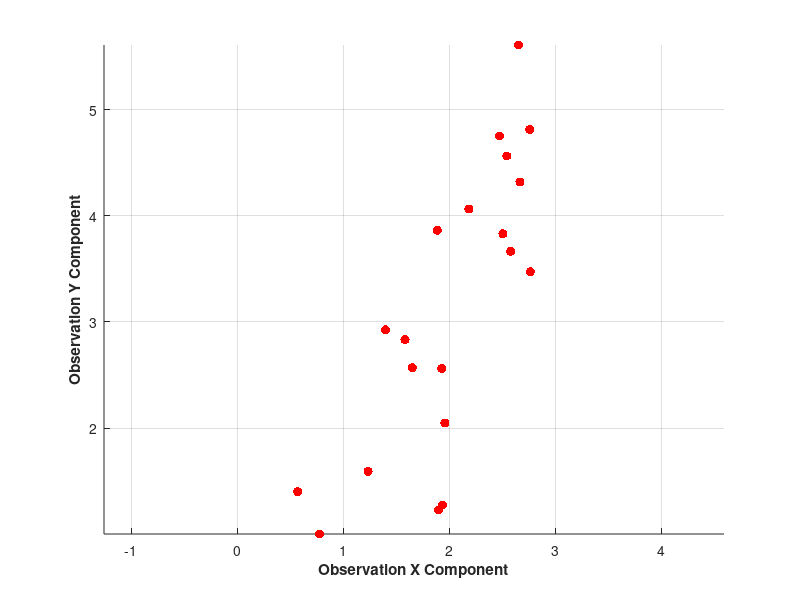
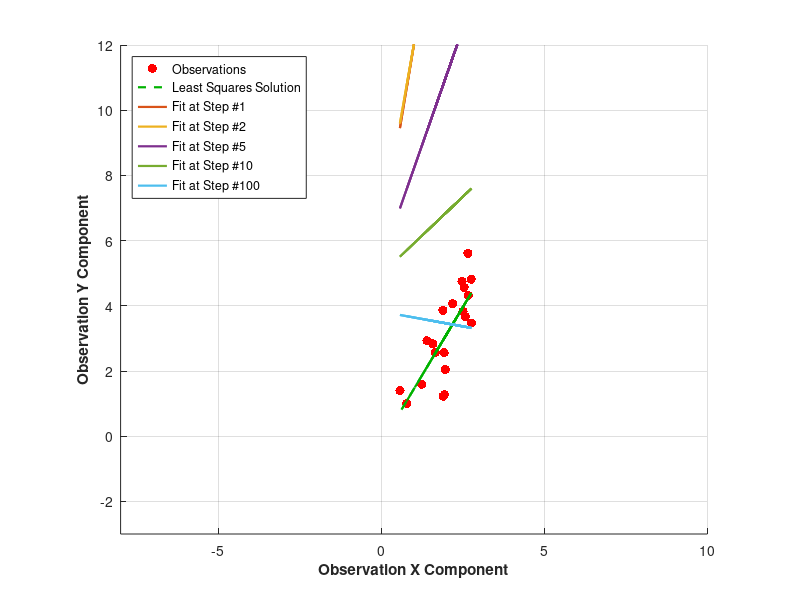

Recreate these plots in MATLAB, in order. (Note: this script raises an error after producing the figures.)
% Based on Fall 2016 ENGS 199-01 (Data Assimilation Methods, Visiting Prof. Ryan McGranahan) HW #4 - Problem #1
% Generate a point cloud of data, then fit a line to it with linear least
% squares. Evaluate solution analytically and with gradient descent.

% restart
close all; clear; clc;
rng default;

% options
grad_type = 'stochastic';   %'descent','coord','stochastic'
numobs = 20;
mu = [2,3];
varx = 1;
vary = 3;
mLim = [-3 7];
bLim = [-3 8];
mStep = 0.5;
bStep = 0.5;
gStep = 0.001;
plotIters = [1, 2, 5, 10, 100];

% generate observations
covxy_max = sqrt(varx*vary);   % corresponds to corr(x,y) = 1; limit here is sqrt(3) = 1.7321
% covxy = covxy_max;
covxy = 1.5;
sigma = [varx,covxy;covxy,vary];
r = mvnrnd(mu,sigma,numobs);
obs_x = r(:,1); obs_y = r(:,2);

% compute least squares solution
H = [ones(size(obs_x)) obs_x];
xLS = inv(H'*H)*H'*obs_y;   % alternatively xLS = H\obs_y
JLS = (obs_y-H*xLS)'*(obs_y-H*xLS);

% compute error surface (i.e. cost function)
m = mLim(1):mStep:mLim(end);
b = bLim(1):bStep:bLim(end);
J = ones(length(b),length(m));
for thisBIdx = 1:length(b)
    for thisMIdx = 1:length(m)
        thisB = b(thisBIdx);
        thisM = m(thisMIdx);
        thisX = [thisB thisM]'; 
        J(thisBIdx,thisMIdx) = (obs_y-H*thisX)'*(obs_y-H*thisX);
    end
end
[Jm,Jb] = gradient(J); % used to construct quiver plot

% plot observations
for i = 1:2
    figure;
    hold on; grid on;
    ph0 = plot(obs_x,obs_y,'r.','MarkerSize',20);
    xlabel('\bfObservation X Component');
    ylabel('\bfObservation Y Component');
    axis equal;
end

% plot least squares solution
yLS = H*xLS;
ph0(end+1) = plot(obs_x,yLS,'--','Color',[0 0.7 0],'LineWidth',1.6);
legStr = {'Observations','Least Squares Solution'};

% initial conditions
x0 = [-1 5]';
x0 = [6 6]';
J0 = (obs_y-H*x0)'*(obs_y-H*x0);
data = [x0' J0];

% now we repurpose x to be our vector of unknown states [b, m]
x = x0;

% iterate through gradient descent in a rudimentary fashion
% note: this implementation does NOT change the step size / learning rate
% (gStep) but ideally it would do a line/ray search to optimize the step size
% at each iteration
for iter = 1:5000
    
    % compute the local gradient
    % if we didn't have an analytical expression
    % we could do this emperically by takings steps
    % and approximating the local gradient
    grad = -2*H'*obs_y+2*H'*H*x; % [b,m]' ... just the gradient of the cost function J = (Hx-y)'*(Hx-y)
    
    % change gradient if using coordinate or stochastic gradient descent
    switch grad_type
        case 'descent'
            grad_adj = grad;
        case 'coordinate'
            grad_adj = grad.*[mod(iter,2) mod(iter+1,2)]';
        case 'stochastic'
            theta = pi*rand;
            v = [cos(theta); sin(theta)];
            grad_adj = dot(grad,v)*v;
        otherwise
            error('Invalid gradient type!');
    end
    
    % take a step and compute the cost at the new location
    x = x - gStep * grad_adj;
    thisJ = (obs_y-H*x)'*(obs_y-H*x);
    
    % store data
    data(end+1,:) = [x' thisJ]; % [b,m,cost]
    
    % plot estimated line at predefined iterations
    if( max(iter == plotIters) )
        thisY = H*x;
        ph0(end+1) = plot(obs_x,thisY,'LineWidth',1.6);
        legStr{end+1} = sprintf('Fit at Step #%d',iter);
    end
end

% add legend to plot
legend(ph0,legStr,'Location','NorthWest');
set(gca,'XLim',[-8 10]);
set(gca,'YLim',[-3 12]);

% plot gradient descent surface and path
figure;
set(gcf,'Position',[0481 6.340000e+01 5.032000e+02 7.096000e+02]);
t = tiledlayout(2,1);
t.Padding = 'none';  % 'normal', 'compact', or 'none'
t.TileSpacing = 'none';  % 'normal', 'compact', or 'none'
nexttile(1);
hold on; grid on;
sh = surf(m,b,J);
contour(m,b,J,40);
quiver(m,b,Jm,Jb);
ph1 = plot3(x0(2),x0(1),J0,'.','MarkerSize',25,'Color',[0 0.9 0]);
plot3(x0(2),x0(1),J0,'o','MarkerSize',10,'Color',[0 0 0],'LineWidth',2);
ph1(end+1) = plot3(xLS(2),xLS(1),JLS,'.','MarkerSize',25,'Color',[0.8 0.0 0.8]);
plot3(xLS(2),xLS(1),JLS,'o','MarkerSize',10,'Color',[0 0 0],'LineWidth',2);
ph1(end+1) = plot3(data(:,2),data(:,1),data(:,3),'r.-','LineWidth',3);
xlabel('\bfSlope');
ylabel('\bfIntercept');
zlabel('\bfCost');
% legend(ph1,{'Initial Condition','Least Squares Solution','Gradient Descent'});
view([-127,36]);
set(sh,'FaceAlpha',0.6);
set(gca,'DataAspectRatio',[1 1 1500])

% show same data with contour plot only
nexttile(2);
hold on; grid on;
contour(b,m,J',40);
quiver(b,m,Jb',Jm');
plot(x0(1),x0(2),'.','MarkerSize',25,'Color',[0 0.9 0]);
plot(x0(1),x0(2),'o','MarkerSize',10,'Color',[0 0 0],'LineWidth',2);
plot(xLS(1),xLS(2),'.','MarkerSize',25,'Color',[0.8 0.0 0.8]);
plot(xLS(1),xLS(2),'o','MarkerSize',10,'Color',[0 0 0],'LineWidth',2);
plot(data(:,1),data(:,2),'r.-','LineWidth',3);
xlabel('\bfIntercept');
ylabel('\bfSlope');
set(gca,'XDir','reverse');
axis equal;

% plot cost function vs. iteration
figure;
set(gcf,'Position',[ 610   428   710   335]);
loglog((1:size(data,1))',data(:,3),'r-','LineWidth',1.6);
grid on;
xlabel('\bfIteration');
ylabel('\bfCost Function Value');

% save cost trajectory
costTraj = [(1:size(data,1))' data(:,3)];
save(['costTraj' grad_type '.mat'],'costTraj');

% %% plot cost function vs. iteration
% figure;
% set(gcf,'Position',[0610 4.722000e+02 4.718000e+02 2.908000e+02]);
% load('costTrajdescent.mat');
% ph = loglog(costTraj(:,1),costTraj(:,2),'-','LineWidth',1.6,'Color',[0.8 0.0 0.0]);
% hold on; grid on;
% load('costTrajcoordinate.mat');
% ph(end+1) = loglog(costTraj(:,1),costTraj(:,2),'-','LineWidth',1.6,'Color',[0.0 0.8 0.0]);
% load('costTrajstochastic.mat');
% ph(end+1) = loglog(costTraj(:,1),costTraj(:,2),'-','LineWidth',1.6,'Color',[0.0 0.0 0.8]);
% xlabel('\bfIteration');
% ylabel('\bfCost');
% legend(ph,{'Gradient','Coordinate','Stochastic'});